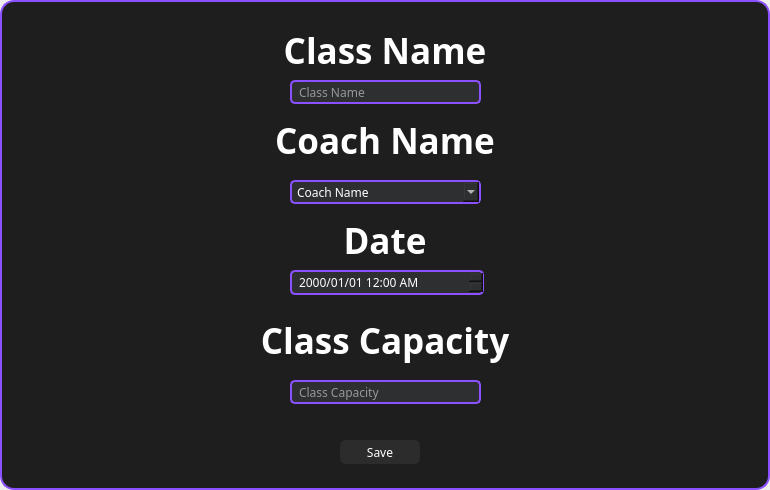
<?xml version="1.0" encoding="UTF-8"?>
<ui version="4.0">
 <class>Receptionist_classesClass</class>
 <widget class="QWidget" name="Receptionist_classesClass">
  <property name="geometry">
   <rect>
    <x>0</x>
    <y>0</y>
    <width>770</width>
    <height>490</height>
   </rect>
  </property>
  <property name="windowTitle">
   <string>Form</string>
  </property>
  <widget class="QLabel" name="Background">
   <property name="geometry">
    <rect>
     <x>0</x>
     <y>0</y>
     <width>770</width>
     <height>490</height>
    </rect>
   </property>
   <property name="styleSheet">
    <string notr="true">background-color: #1e1e1e;
    border: 2px solid #8B50FF ;
    border-radius: 14px;</string>
   </property>
   <property name="text">
    <string/>
   </property>
  </widget>
  <widget class="QComboBox" name="coachNames">
   <property name="geometry">
    <rect>
     <x>290</x>
     <y>180</y>
     <width>191</width>
     <height>24</height>
    </rect>
   </property>
   <property name="font">
    <font>
     <family>Futura</family>
    </font>
   </property>
   <property name="styleSheet">
    <string notr="true">	color:white;
	padding-left: 5px;
    border-radius: 5px;
    border: 2px solid #8B50FF ;
	background-color: #2e2f30;</string>
   </property>
   <property name="placeholderText">
    <string>Coach Name</string>
   </property>
   <item>
    <property name="text">
     <string>Choose Coach</string>
    </property>
   </item>
  </widget>
  <widget class="QLabel" name="label">
   <property name="geometry">
    <rect>
     <x>0</x>
     <y>100</y>
     <width>770</width>
     <height>81</height>
    </rect>
   </property>
   <property name="font">
    <font>
     <family>Futura</family>
     <pointsize>26</pointsize>
     <bold>true</bold>
    </font>
   </property>
   <property name="styleSheet">
    <string notr="true">color:white;</string>
   </property>
   <property name="text">
    <string>Coach Name</string>
   </property>
   <property name="alignment">
    <set>Qt::AlignmentFlag::AlignCenter</set>
   </property>
  </widget>
  <widget class="QLabel" name="label_2">
   <property name="geometry">
    <rect>
     <x>0</x>
     <y>200</y>
     <width>770</width>
     <height>81</height>
    </rect>
   </property>
   <property name="font">
    <font>
     <family>Futura</family>
     <pointsize>26</pointsize>
     <bold>true</bold>
    </font>
   </property>
   <property name="styleSheet">
    <string notr="true">color:white;</string>
   </property>
   <property name="text">
    <string>Date</string>
   </property>
   <property name="alignment">
    <set>Qt::AlignmentFlag::AlignCenter</set>
   </property>
  </widget>
  <widget class="QLabel" name="label_3">
   <property name="geometry">
    <rect>
     <x>0</x>
     <y>10</y>
     <width>770</width>
     <height>81</height>
    </rect>
   </property>
   <property name="font">
    <font>
     <family>Futura</family>
     <pointsize>26</pointsize>
     <bold>true</bold>
    </font>
   </property>
   <property name="styleSheet">
    <string notr="true">color:white;</string>
   </property>
   <property name="text">
    <string>Class Name</string>
   </property>
   <property name="alignment">
    <set>Qt::AlignmentFlag::AlignCenter</set>
   </property>
  </widget>
  <widget class="QLineEdit" name="className">
   <property name="geometry">
    <rect>
     <x>290</x>
     <y>80</y>
     <width>191</width>
     <height>24</height>
    </rect>
   </property>
   <property name="font">
    <font>
     <family>Futura</family>
    </font>
   </property>
   <property name="styleSheet">
    <string notr="true">	color:white;
	padding-left: 5px;
    border-radius: 5px;
    border: 2px solid #8B50FF ;
	background-color: #2e2f30;</string>
   </property>
   <property name="placeholderText">
    <string>Class Name</string>
   </property>
  </widget>
  <widget class="QDateTimeEdit" name="dateTime">
   <property name="geometry">
    <rect>
     <x>290</x>
     <y>270</y>
     <width>194</width>
     <height>25</height>
    </rect>
   </property>
   <property name="font">
    <font>
     <family>Futura</family>
    </font>
   </property>
   <property name="styleSheet">
    <string notr="true">	color:white;
	padding-left: 5px;
    border-radius: 5px;
    border: 2px solid #8B50FF ;
	background-color: #2e2f30;</string>
   </property>
   <property name="minimumTime">
    <time>
     <hour>0</hour>
     <minute>0</minute>
     <second>0</second>
    </time>
   </property>
   <property name="displayFormat">
    <string>yyyy/MM/dd h:mm AP</string>
   </property>
  </widget>
  <widget class="QLineEdit" name="classCapacity">
   <property name="geometry">
    <rect>
     <x>290</x>
     <y>380</y>
     <width>191</width>
     <height>24</height>
    </rect>
   </property>
   <property name="font">
    <font>
     <family>Futura</family>
    </font>
   </property>
   <property name="styleSheet">
    <string notr="true">	color:white;
	padding-left: 5px;
    border-radius: 5px;
    border: 2px solid #8B50FF ;
	background-color: #2e2f30;</string>
   </property>
   <property name="inputMask">
    <string/>
   </property>
   <property name="text">
    <string/>
   </property>
   <property name="placeholderText">
    <string>Class Capacity</string>
   </property>
  </widget>
  <widget class="QLabel" name="label_4">
   <property name="geometry">
    <rect>
     <x>0</x>
     <y>300</y>
     <width>770</width>
     <height>81</height>
    </rect>
   </property>
   <property name="font">
    <font>
     <family>Futura</family>
     <pointsize>26</pointsize>
     <bold>true</bold>
    </font>
   </property>
   <property name="styleSheet">
    <string notr="true">color:white;</string>
   </property>
   <property name="text">
    <string>Class Capacity</string>
   </property>
   <property name="alignment">
    <set>Qt::AlignmentFlag::AlignCenter</set>
   </property>
  </widget>
  <widget class="QPushButton" name="confirm">
   <property name="geometry">
    <rect>
     <x>340</x>
     <y>440</y>
     <width>80</width>
     <height>24</height>
    </rect>
   </property>
   <property name="font">
    <font>
     <family>Futura</family>
    </font>
   </property>
   <property name="styleSheet">
    <string notr="true">QPushButton {
    background-color: #2c2c2c;  
    color: white;
    border: 2px solid #2c2c2c;
    border-radius: 6px;
}

QPushButton:hover {
    background-color: #8B50FF ; 
    border: 2px solid #8B50FF ;
    color: white;
}

QPushButton:pressed {
    background-color: #6F3FCC; 
}</string>
   </property>
   <property name="text">
    <string>Save</string>
   </property>
  </widget>
 </widget>
 <resources/>
 <connections/>
</ui>
